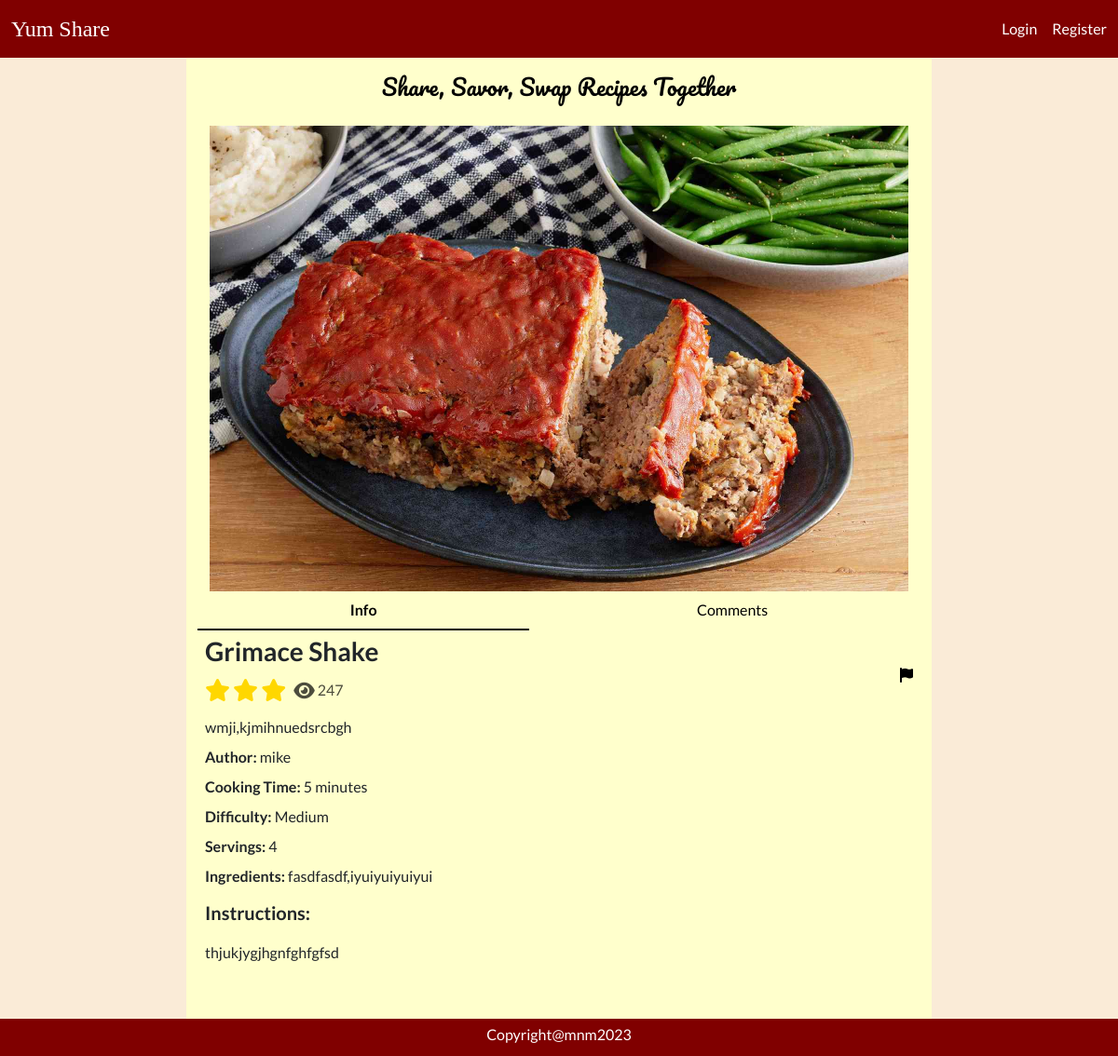
Page /recipe?id=16 on the committed database.
### tables this page shows
CREATE TABLE `recipes` (
  `id` int NOT NULL AUTO_INCREMENT,
  `name` varchar(255) NOT NULL,
  `time` int NOT NULL,
  `difficulty` int DEFAULT NULL,
  `description` varchar(255) DEFAULT NULL,
  `instructions` text NOT NULL,
  `servings` int DEFAULT NULL,
  `image` varchar(255) DEFAULT NULL,
  `views` int DEFAULT '0',
  `user_id` int NOT NULL,
  `created` datetime NOT NULL,
  `ingredients` text NOT NULL,
  `updated` datetime DEFAULT NULL,
  `rating` int DEFAULT '0',
  PRIMARY KEY (`id`),
  KEY `user_id` (`user_id`),
  CONSTRAINT `recipes_ibfk_1` FOREIGN KEY (`user_id`) REFERENCES `users` (`id`) ON DELETE CASCADE
);

CREATE TABLE `users` (
  `id` int NOT NULL AUTO_INCREMENT,
  `name` varchar(255) NOT NULL,
  `email` varchar(255) NOT NULL,
  `password` varchar(255) NOT NULL,
  `is_admin` int DEFAULT '0',
  `created` datetime NOT NULL,
  `updated` datetime DEFAULT NULL,
  `banned` int NOT NULL DEFAULT '0',
  PRIMARY KEY (`id`)
);

### Core/functions.php (called while the page is built, shortened)
<?php
function base_path($path)
{
    return BASE_PATH . $path;
}
function view($path, $attributes = [])
{
    extract($attributes);
    require base_path('views/' . $path);
}
function intToDifficulty($value) {
    switch($value) {
        case 2:
            return 'Medium';
            break;
    }
}
function loggedIn() {
    return isset($_SESSION['user']);
}

### Http/controllers/recipes/show.php (called while the page is built, shortened)
<?php
$recipeRepo = new RecipeRepository();
$commentRepo = new CommentRepository();
$userRepo = new UserRepository();
$recipeId = $_GET['id'];
$recipeRepo->updateView($recipeId);
$recipe = $recipeRepo->findById($recipeId);
$isFavourite = false;
$userRating = false;
$comments = $commentRepo->findByRecipeId($recipeId);
view('/recipes/show.view.php',[
    'recipe' => $recipe,
    'isFavourite' => $isFavourite,
    'userRating' => $userRating ? $userRating['rating'] : '',
    'comments' => $comments,
    'author' => $recipe ? $userRepo->findById($recipe['user_id']) : ''
]);

### public/index.php (called while the page is built, shortened)
<?php
require BASE_PATH . 'Core/functions.php';
require BASE_PATH . 'bootstrap.php';
$router = new Core\Router();
$url = parse_url($_SERVER['REQUEST_URI'])['path'];
$method = $_POST['_method'] ?? $_SERVER['REQUEST_METHOD'];
$router->route($url, $method);

### Core/App.php (called while the page is built, shortened)
<?php
class App
{
    protected static Container $container;
    public static function setContainer($container) {
        static::$container = $container;
    }
    public static function getContainer() {
        return static::$container;
    }
}

### config.php (called while the page is built)
<?php
return [
  'database' => [
      'host' => 'localhost',
      'port' => 3306,
      'dbname' => 'recipeapp'
  ]
];

### bootstrap.php (called while the page is built, shortened)
<?php
$container = new Container();
$container->bind('Core\Database', function () {
    $config = require base_path('config.php');
    return new Database($config['database']);
});

### Core/Database.php (called while the page is built, shortened)
<?php
class Database
{
    protected $connection;
    public function __construct($config, $username = 'root', $password = 'root')
    {
        $dsn = 'mysql:' . http_build_query($config, '', ';');
        $this->connection = new PDO($dsn, $username, $password, [
            PDO::ATTR_DEFAULT_FETCH_MODE => PDO::FETCH_ASSOC
        ]);
    }
    public function query($query, $params = []) {
        $this->statement = $this->connection->prepare($query);
        $this->statement->execute($params);
        return $this->statement;
    }
}

### Core/Container.php (called while the page is built, shortened)
<?php
class Container
{
    protected $bindings = [];
    public function bind($key, $value) {
        $this->bindings[$key] = $value;
    }
    public function resolve($key) {
        return call_user_func($this->bindings[$key]);
    }
}

### repositories/RecipeRepository.php (called while the page is built, shortened)
<?php
class RecipeRepository
{
    protected Database $db;
    public function __construct()
    {
        $this->db = App::getContainer()->resolve('Core\Database');
    }
    public function findById(int $recipeId) {
        $statement = "SELECT * FROM recipes WHERE id = :id";
        return $this->db->query($statement, [
           'id' => $recipeId
        ])->fetch();
    }
    public function updateRecipe($attributes): void
    {
        $statement = 'UPDATE recipes SET  ';
        foreach ($attributes as $key => $value) {
            if ($key === 'id') {
                continue;
            }
            $statement = $statement . $key . '=:' . $key . ',';
        }
        $statement = substr($statement, 0, -1);
        $statement = $statement . ' WHERE id=:id';
        $this->db->query($statement, $attributes);
    }
}

### repositories/UserRepository.php (called while the page is built, shortened)
<?php
class UserRepository
{
    protected Database $db;
    public function __construct()
    {
        $this->db = App::getContainer()->resolve('Core\Database');
    }
    public function findById($id) {
        $query = "SELECT * FROM users WHERE id = :id";
        $user = $this->db->query($query, [
            'id' => $id
        ])->fetch();
        return $user;
    }
}

### views/recipes/show.view.php (the view, shortened to what this page needs)
<!doctype html>
<html lang="en">
<head>
  <?php require BASE_PATH . 'public/resources/links/links.php' ?>
</head>
<body>
  <header>
    <?php require base_path('views/partials/nav.view.php') ?>
  </header>
  <main>
    <div class="d-flex justify-content-center container-fluid">
      <div class="content container-fluid" style="max-width: 800px; background-color: #ffffcc;">
        <p class="slogan text-black mb-4 fs-4">Share, Savor, Swap Recipes Together</p>
        <?php if ($recipe) : ?>
          <div class="recipe-image d-flex flex-column align-items-center position-relative">
            <img id="recipe-image" class="" src="<?= $_FILES['image'] ?? $recipe['image'] ?>" alt="recipe" style="max-width: 100%; max-height: 500px;">
            <ul class="text-dark nav nav-underline nav-fill" style="width: 100%;">
              <li class="info-tab nav-item">
                <button id='info-button' class="nav-link active">Info</button>
              </li>
              <li class="comments-tab nav-item">
                <button id="comments-button" class="nav-link"><span class="text-black">Comments</span></button>
              </li>
            </ul>
          </div>
          <div class="info text-start lh-1 p-2" id="info-section">
            <div class="d-flex flex-row justify-content-between align-items-center mb-2">
              <div class="d-flex flex-column gap-1 mb-3">
                <p class="fw-semibold fs-3"><?= htmlspecialchars($recipe['name']) ?></p>
                <div class="d-flex flex-row">
                  <div class="me-2">
                    <?php if (isset($recipe['rating'])) : ?>
                      <?php for ($i = 1; $i <= $recipe['rating']; $i++) : ?>
                        <i class="star fa-solid fa-star fa-xl"></i>
                      <?php endfor; ?>
                    <?php endif; ?>
                  </div>
                  <div style="color: rgba(0, 0, 0, 0.7);">
                    <i class="fa-solid fa-eye fa-lg"></i>
                    <span><?= $recipe['views'] ?></span>
                  </div>
                </div>
              </div>
              <?php if (loggedIn() && $_SESSION['user']['id'] === $recipe['user_id']) : ?>
                <div>
                  <a class="btn btn-success" href="/recipe/edit?id=<?= $recipe['id'] ?>">Edit Info</a>
                  <button class="btn btn-danger" onclick="confirmDeleteRecipe(<?= $recipe['id'] ?>)">Delete Recipe</button>
                </div>
              <?php else : ?>
                <a type="button" data-bs-toggle="modal" data-bs-target="#report-recipe-modal<?= $recipe['id'] ?>">
                  <i class="fa-solid fa-flag text-black" title="Report to admin"></i>
                </a>
              <?php endif; ?>
            </div>
            <p><?= htmlspecialchars($recipe['description']) ?></p>
            <p><span class="fw-semibold">Author: </span> <?= htmlspecialchars($author['name']) ?></p>
            <p><span class="fw-semibold">Cooking Time:</span> <?= htmlspecialchars($recipe['time']) ?> minutes</p>
            <p><span class="fw-semibold">Difficulty:</span> <?= intToDifficulty($recipe['difficulty']) ?></p>
            <p><span class="fw-semibold">Servings:</span> <?= $recipe['servings'] ?></p>
            <p><span class="fw-semibold">Ingredients:</span> <?= htmlspecialchars($recipe['ingredients']) ?></p>
            <div class="lh-base">
              <p class="fs-5 fw-semibold">Instructions:</p>
              <p><?= htmlspecialchars($recipe['instructions']) ?></p>
            </div>
          </div>
        <?php else : ?>
          <?php $link = isset($_SESSION['user']) ? '/home' : '/' ?>
          <p class="text-center fs-4">This recipe doesn't exist. Go <a href="<?= $link ?>">home</a></p>
        <?php endif; ?>
      </div>
    </div>
  </main>
  <footer>
    <?php require base_path("views/partials/footer.view.php") ?>
  </footer>
</body>

### Core/Router.php (shortened to what this page needs)
<?php
class Router
{
    protected $routes = [];
    public function add($url, $controller, $method) {
        $this->routes[] = [
            'url' => $url,
            'controller' => $controller,
            'method' => $method,
            'middleware' => null
        ];
        return $this;
    }
    public function only($key) {
        $this->routes[array_key_last($this->routes)]['middleware'] = $key;
        return $this;
    }
    public function route($url, $method) {
        foreach ($this->routes as $route) {
            if ($route['url'] === $url && $route['method'] === strtoupper($method)) {
                return require base_path('Http/controllers/' . $route['controller']);
            }
        }
    }
}

### views/partials/nav.view.php
<nav class="navbar navbar-expand-lg text-white fixed-top">
    <?php if (isset($_SESSION['user'])) : ?>
        <div class="container-fluid">
            <?php $brandLink = isset($_SESSION['user']) ? '/home' : '/' ?>
            <a class="heading navbar-brand text-white fs-4" href="<?= $brandLink ?>">Yum Share</a>
            <button class="navbar-toggler" type="button" data-bs-toggle="collapse" data-bs-target="#navbarSupportedContent" aria-controls="navbarSupportedContent" aria-expanded="false" aria-label="Toggle navigation">
                <span class="navbar-toggler-icon"></span>
            </button>
            <div class="collapse navbar-collapse" id="navbarSupportedContent">
                <ul class="navbar-nav me-auto mb-2 mb-lg-0">
                    <li class="nav-item">
                        <a class="nav-link active text-white" aria-current="page" href="/home"><span class="gray-hover">Home</span></a>
                    </li>
                    <li class="nav-item dropdown">
                        <a class="nav-link dropdown-toggle text-white" href="#" role="button" data-bs-toggle="dropdown" aria-expanded="false">
                            <span class="gray-hover">Recipes</span>
                        </a>
                        <ul class="dropdown-menu">
                            <li><a class="dropdown-item" href="/recipes?id=<?= $_SESSION['user']['id'] ?>">My Recipes</a></li>
                            <li><a class="dropdown-item" href="/recipes/create">Create New Recipe</a></li>
                            <li><a class="dropdown-item" href="/recipes/favourites">Favourites</a></li>
                            <li><a class="dropdown-item" href="/search">Browse Recipes</a></li>
                        </ul>
                    </li>
                </ul>
                <div class="nav-item btn-group dropdown me-3 mb-3 mb-lg-0">
                    <button type="button" class="btn btn-dark dropdown-toggle" data-bs-toggle="dropdown" aria-expanded="false">
                        <i class="fa-solid fa-user"></i>
                    </button>
                    <ul class="dropdown-menu">
                        <li><a class="dropdown-item" href="/profile?id=<?= $_SESSION['user']['id'] ?>">My Profile</a></li>
                        <?php if ($_SESSION['admin']) : ?>
                            <li><a class="dropdown-item" href="/home/admin">Admin Panel</a></li>
                        <?php endif; ?>
                        <li><a class="dropdown-item" href="/logout">Logout</a></li>
                    </ul>
                </div>
                <form class="d-flex" role="search" action="/search" method="GET">
                    <input name="name" class="form-control me-2" type="search" placeholder="Quick Search" aria-label="Search">
                    <input type="hidden" name="sort" value="created">
                    <button class="btn btn-success" type="submit">Search</button>
                </form>
            </div>
        </div>
    <?php else : ?>
        <div class="container-fluid d-flex flex-row justify-content-between align-items-center">
            <?php $brandLink = isset($_SESSION['user']) ? '/home' : '/' ?>
            <a class="heading navbar-brand text-white fs-4" href="<?= $brandLink ?>">Yum Share</a>
            <div class="search-bar d-flex flex-row justify-content-between align-items-center gap-3">
                <a class="no-underline text-white gray-hover ms-2" href="/login"><span class="gray-hover">Login</span></a>
                <a class="no-underline text-white gray-hover" href="/register"><span class="gray-hover">Register</span></a>
            </div>
        </div>
    <?php endif; ?>
</nav>

### views/partials/footer.view.php
<div class="d-flex flex-row justify-content-center align-items-center" style="height: 30px;">
  <p class="text-white">Copyright@mnm2023</p>
</div>

### public/resources/css/nav.css (style rules this page uses)
.no-underline { text-decoration: none; }
nav, footer { background-color: #800000; }

### public/resources/css/general.css (style rules this page uses)
body { background-color: #FAEBD7; font-family: 'Lato', sans-serif; position: relative; }
.content { padding-top: 75px; padding-bottom: 75px; min-height: 100vh; }
.heading { font-family: 'Playfair Display', serif; }
.slogan { font-family: 'Pacifico', cursive; text-align: center; margin: auto; }
.star { color: #FFD700; }
footer { position: fixed; bottom: 0; left: 0; width: 100%; text-align: center; padding-top: 10px; }

### rows in the picture
recipes: image (picture), name "Grimace Shake", rating 3 (drawn), views "247", description "wmji,kjmihnuedsrcbgh", user.name "mike", time "5", difficulty "Medium", servings "4", ingredients "fasdfasdf,iyuiyuiyuiyui", instructions "thjukjygjhgnfghfgfsd"
